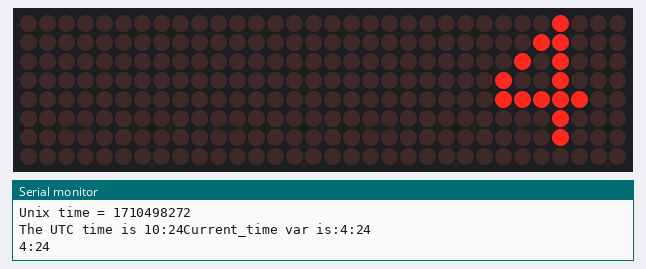
The sketch below on a simulated ESP8266 (NodeMCU). On the bench: 32×8 LED matrix, the last lines printed to the serial monitor. WiFi joins after 1.5 s; servers stay silent unless stated.

Above: at 3.28 s.
At 9.21 s:
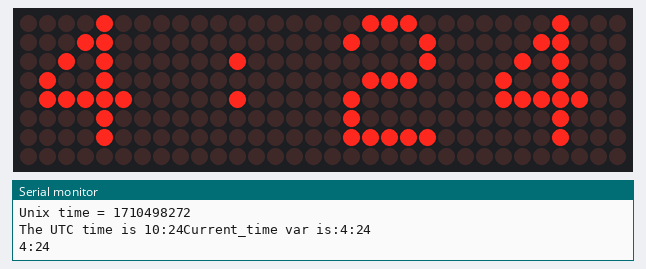
At 13.17 s:
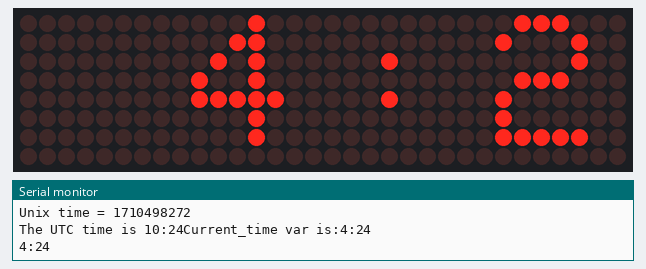
At 21.57 s:
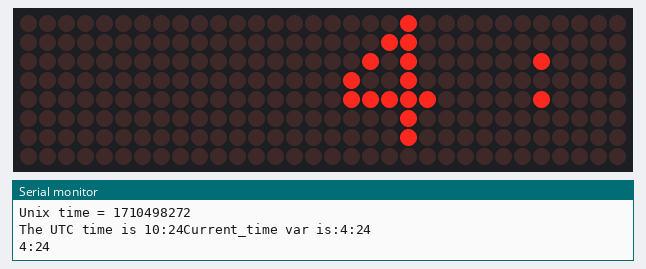
At 29.01 s:
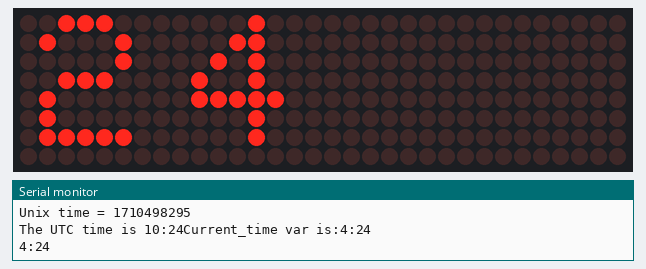
At 38.37 s:
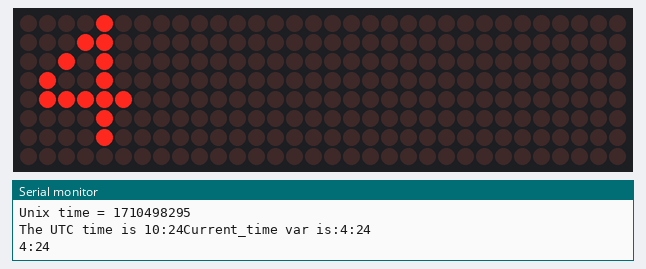

Measured:
- what the display in image 0 shows lasts 0.4 s, from 3.1 s to 3.5 s
- what the display in image 5 shows lasts 0.5 s, from 38.1 s to 38.6 s

The sketch:

NtpScrollMinutesReal.ino
```cpp
/*
 Link Sprite LED Matrix, Chained NTP Display
 By Eric Lobato 08/17/2017
 Gets the time from a Network Time Protocol (NTP) time server
 and display it across 4 LED Matrices.
 Contains modified code originally from
 tumaku, Michael Margolis, Tom Igoe, OIvan Grokhotkov

 This code is in the public domain.
 This version only displays hours and minutes
 */
#define NBR_MTX 4
#include <ESP8266WiFi.h>
#include <WiFiUdp.h>
#include "LedControlMS.h"

char ssid[] = "**********";  //  your network SSID (name)
char pass[] = "**********";       // your network password

unsigned int localPort = 2390;      // local port to listen for UDP packets
LedControl lc=LedControl(16,12,13, NBR_MTX);
String scrollString= "00:00    ";
int stringLength=scrollString.length();
char ch0, ch1, ch2, ch3;
int nextCharIndex=0;
//
/* Don't hardwire the IP address or we won't get the benefits of the pool.
 *  Lookup the IP address for the host name instead */
//IPAddress timeServer(129, 6, 15, 28); // time.nist.gov NTP server
IPAddress timeServerIP; // time.nist.gov NTP server address
const char* ntpServerName = "time.nist.gov";

const int NTP_PACKET_SIZE = 48; // NTP time stamp is in the first 48 bytes of the message

byte packetBuffer[ NTP_PACKET_SIZE]; //buffer to hold incoming and outgoing packets

// A UDP instance to let us send and receive packets over UDP
WiFiUDP udp;

void setup()
{
  Serial.begin(115200);
  Serial.println();
  Serial.println();

  // We start by connecting to a WiFi network
  Serial.print("Connecting to ");
  Serial.println(ssid);
  WiFi.begin(ssid, pass);

  while (WiFi.status() != WL_CONNECTED) {
    delay(500);
    Serial.print(".");
  }
  Serial.println("");

  Serial.println("WiFi connected");
  Serial.println("IP address: ");
  Serial.println(WiFi.localIP());

  Serial.println("Starting UDP");
  udp.begin(localPort);
  Serial.print("Local port: ");
  Serial.println(udp.localPort());
    //from scroll code
  for (int i=0; i< NBR_MTX; i++){
  lc.shutdown(i,false);
  /* Set the brightness to a low value */
  lc.setIntensity(i,1);
  /* and clear the display */
  lc.clearDisplay(i);}
}

void loop()
{
  lc.clearAll();
  String scrollString = GetTime();
  Serial.println(scrollString);
  for (int i =0;i<45;i++){
    lc.displayChar(3, lc.getCharArrayPosition(ch0));
    lc.displayChar(2, lc.getCharArrayPosition(ch1));
    lc.displayChar(1, lc.getCharArrayPosition(ch2));
    lc.displayChar(0, lc.getCharArrayPosition(ch3));
    ch0=ch1;
    ch1=ch2;
    ch2=ch3;
    ch3=scrollString[nextCharIndex++];
    if (nextCharIndex>=stringLength) nextCharIndex=0;
    delay(400);//controls speed of scroll
    lc.clearAll();
    delay(25);
  }
}
String GetTime(){
  //get a random server from the pool
  WiFi.hostByName(ntpServerName, timeServerIP);

  sendNTPpacket(timeServerIP); // send an NTP packet to a time server
  // wait to see if a reply is available
  delay(1000);

  int cb = udp.parsePacket();
  if (!cb) {
    Serial.println("no packet yet");
  }
  else {
    Serial.print("packet received, length=");
    Serial.println(cb);
    // We've received a packet, read the data from it
    udp.read(packetBuffer, NTP_PACKET_SIZE); // read the packet into the buffer

    //the timestamp starts at byte 40 of the received packet and is four bytes,
    // or two words, long. First, esxtract the two words:

    unsigned long highWord = word(packetBuffer[40], packetBuffer[41]);
    unsigned long lowWord = word(packetBuffer[42], packetBuffer[43]);
    // combine the four bytes (two words) into a long integer
    // this is NTP time (seconds since Jan 1 1900):
    unsigned long secsSince1900 = highWord << 16 | lowWord;
    Serial.print("Seconds since Jan 1 1900 = " );
    Serial.println(secsSince1900);

    // now convert NTP time into everyday time:
    Serial.print("Unix time = ");
    // Unix time starts on Jan 1 1970. In seconds, that's 2208988800:
    const unsigned long seventyYears = 2208988800UL;
    // subtract seventy years:
    unsigned long epoch = secsSince1900 - seventyYears;
    // print Unix time:
    Serial.println(epoch);

    // print the hour, minute and second:
    Serial.print("The UTC time is ");       // UTC is the time at Greenwich Meridian (GMT)
    Serial.print((epoch  % 86400L) / 3600); // print the hour (86400 equals secs per day)
    Serial.print(':');
    epoch = epoch - 21600; //25200(MST) for GMT -7. 21600 for GMT -8(MDT)
    unsigned long new_epoch = (epoch % 86400L / 3600);
    String current_time = String(new_epoch);
    current_time += ":";
    if ( ((epoch % 3600) / 60) < 10 ) {
      // In the first 10 minutes of each hour, we'll want a leading '0'
      Serial.print('0');
      current_time += 0;
    }
    Serial.print((epoch  % 3600) / 60); // print the minute (3600 equals secs per minute)
    current_time +=String((epoch  % 3600) / 60);
    current_time += "    ";
    Serial.println("Current_time var is:" + current_time);
    return current_time;
  }
}

// send an NTP request to the time server at the given address
unsigned long sendNTPpacket(IPAddress& address)
{
  Serial.println("sending NTP packet...");
  // set all bytes in the buffer to 0
  memset(packetBuffer, 0, NTP_PACKET_SIZE);
  // Initialize values needed to form NTP request
  // (see URL above for details on the packets)
  packetBuffer[0] = 0b11100011;   // LI, Version, Mode
  packetBuffer[1] = 0;     // Stratum, or type of clock
  packetBuffer[2] = 6;     // Polling Interval
  packetBuffer[3] = 0xEC;  // Peer Clock Precision
  // 8 bytes of zero for Root Delay & Root Dispersion
  packetBuffer[12]  = 49;
  packetBuffer[13]  = 0x4E;
  packetBuffer[14]  = 49;
  packetBuffer[15]  = 52;

  // all NTP fields have been given values, now
  // you can send a packet requesting a timestamp:
  udp.beginPacket(address, 123); //NTP requests are to port 123
  udp.write(packetBuffer, NTP_PACKET_SIZE);
  udp.endPacket();
}
```
